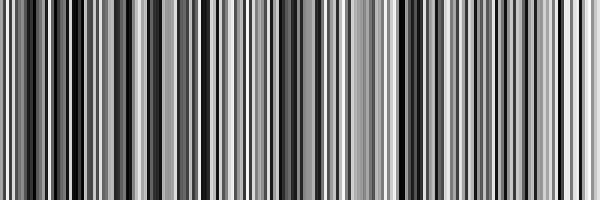
Frame 1 (no input)
Frame 60 (the mouse pressed at the canvas centre just before this capture): identical to frame 1, image omitted
Frame 120 (the mouse held since frame 60 and released just before this capture): identical to frame 1, image omitted

The Processing sketch that drew this single still picture (run headless with seeded random() and noise(); from frame 60 on, the mouse is pressed at the canvas centre):

// Processing sketch: Random_Uniform_colors
// ── Random_Uniform_colors.pde
float[] fills = new float[200];

void setup()
{
  size(600,200);
  noStroke();
  
  randomFill();
}

void draw()
{
  //draw rectangles across the screen with the matching color
  for(int i=0; i < fills.length; i++)
  {
    fill(fills[i]);
    rect(i*3,0,3,height);
  }
}

void keyPressed()
{
  randomFill();
}

void randomFill()
{
  //fill with a uniform random Gray
  for(int i=0; i < fills.length; i++)
  {
    fills[i] = random(255);
  }
}
